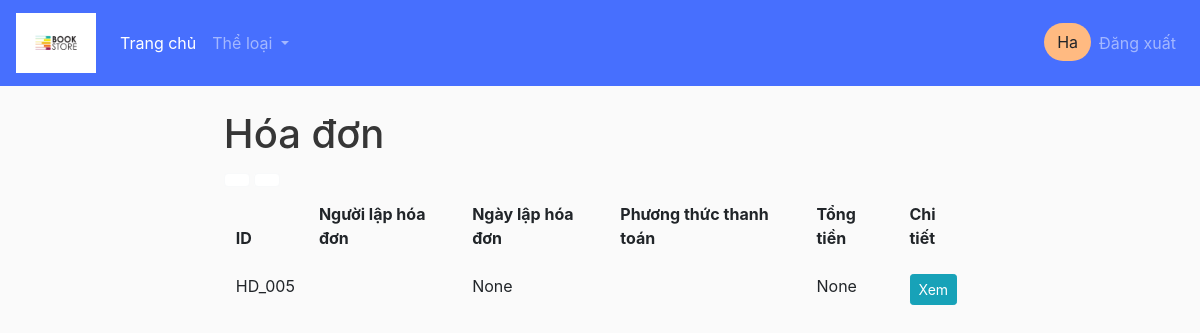
/list_invoice/ (signed in), run on an earlier commit of the app's database.
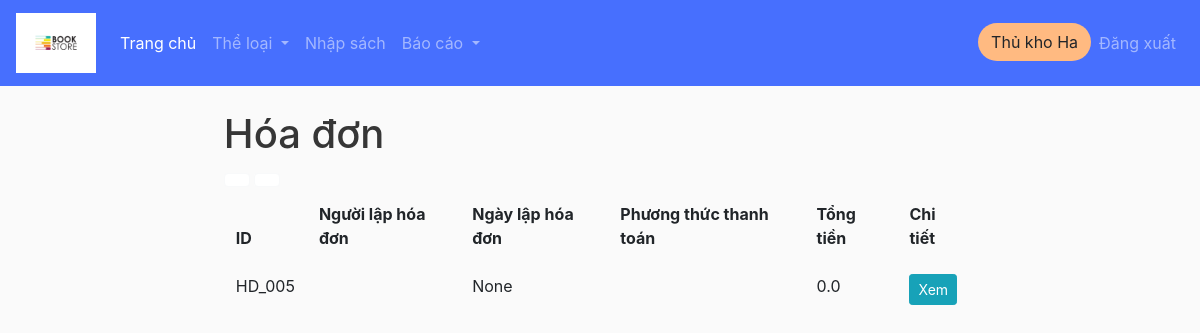
And on a later commit of the database.
### book/models.py (models this page shows, shortened)
class HoaDon(models.Model):
    class Meta:
        verbose_name_plural = 'Hóa đơn'
    pttt = (
            ('Thẻ ngân hàng', 'Thẻ ngân hàng'),
            ('Tiền mặt', 'Tiền mặt'),
            )
    id_HD = models.CharField('Mã hóa đơn', max_length=100, primary_key=True, default= 'HD_', editable=True)
    ngay_lap_HD = models.DateTimeField(null=True)
    tong_tien = models.FloatField(null=True, default=0, editable=True)
    nguoi_lap_HD = models.ForeignKey(Person, verbose_name='Nhân viên', null=True, blank=True, related_name="nhan_vien", on_delete=models.PROTECT)
    khach_hang = models.ForeignKey(Person, verbose_name='Khách hàng', null=True, blank=True, related_name="khach_hang", on_delete=models.PROTECT)
    phuong_thuc_thanh_toan = models.CharField('Phương thức thanh toán', max_length=100, null=False, choices=pttt)
    da_tra = models.FloatField(null=True, default=0, editable=True)
    def __str__(self):
        return self.id_HD

class Person(models.Model):
    class Meta:
        verbose_name_plural = 'Thành viên'
    id = models.CharField(max_length=100, primary_key=True, editable=True)
    ho_ten = models.CharField('Họ tên', max_length=100, null=True)
    ngay_sinh = models.DateField('Ngày sinh', null=True, editable=True)
    so_dien_thoai = models.CharField('Số điện thoại', max_length=13, null=True)
    dia_chi = models.CharField('Địa chỉ', max_length=1000, null=True)
    email = models.CharField('Email', max_length=50, null=True)
    profile_pic = models.ImageField(default="profile1.png", null=True, blank=True)
    user = models.OneToOneField(User, blank=True, null=True, on_delete=models.CASCADE) # a user can have 1 customer, a customer have a user
    @property
    def get_group_name(self):
        query_set = Group.objects.filter(user = self.user)
        if not query_set:
            query_set = ''
        else:
            query_set = query_set[0].name.capitalize()
        return query_set

### book/views.py (the view)
# urls.py: path('list_invoice/', views.listInvoice, name='list_invoice'),
@login_required(login_url='login')
def listInvoice(request):
    user = request.user.person
    invoices = HoaDon.objects.filter(khach_hang__id=user.id)
    print(invoices)
    context = {'invoices': invoices}
    return render(request, 'book/list_invoice.html', context)

### book/templates/book/list_invoice.html (shortened to what this page needs)
{%  extends 'book/main.html' %}
{% block content %}
<link href="https://maxcdn.bootstrapcdn.com/font-awesome/4.7.0/css/font-awesome.min.css" rel="stylesheet" />
<div class="page-content container">
    <div class="page-header text-blue-d2">
        <h1 class="page-title text-secondary-d1">
            Hóa đơn
        </h1>
        <div class="page-tools">
            <div class="action-buttons">
                <a class="btn bg-white btn-light mx-1px text-95" href="#" data-title="Print">
                </a>
                <a class="btn bg-white btn-light mx-1px text-95" href="#" data-title="PDF">
                </a>
            </div>
        </div>
    </div>
<div class="table-responsive">
    <table class="table table-striped table-borderless border-0 border-b-2 brc-default-l1">
        <thead class="bg-none bgc-default-tp1">
            <tr class="text-black">
                <th>ID</th>
                <th>Người lập hóa đơn</th>
                <th>Ngày lập hóa đơn</th>
                <th>Phương thức thanh toán</th>
                <th>Tổng tiền</th>
                <th>Chi tiết</th>
            </tr>
        </thead>
        <tbody class="text-95 text-secondary-d3">
            {% for invoice in invoices %}
            <tr>
                <td>{{invoice.id_HD}}</td>
                <td>{{invoice.nguoi_lap_HD.ho_ten}}</td>
                <td>{{invoice.ngay_lap_HD}}</td>
                <td>{{invoice.phuong_thuc_thanh_toan}}</td>
                <td>{{invoice.tong_tien}}</td>
                <th><a class="btn btn-sm btn-info" href="{% url 'review_invoice' invoice.id_HD %}">Xem</a></th>
            </tr>
            {% endfor %}
        </tbody>
    </table>
</div>
{% endblock content %}

### book/templates/book/navbar.html (shortened to what this page needs)
{% load static %}
<nav class="navbar navbar-expand-sm navbar-dark" style="background-color: rgba(40, 88, 255, 0.85);">
  <a class="navbar-brand" href="{% url 'home' %}">
    <img src="{% static 'images/logons.png' %}" alt="logo" height="60px">
  </a>
  <div class="collapse navbar-collapse" id="navbarSupportedContent">
    <ul class="navbar-nav mr-auto">
      <li class="nav-item active">
        <a class="nav-link" href="{% url 'home' %}">Trang chủ <span class="sr-only">(current)</span></a>
      </li>
      <li class="nav-item dropdown">
        <a class="nav-link dropdown-toggle" href="#" id="navbarDropdown" role="button" data-toggle="dropdown" aria-haspopup="true" aria-expanded="false">
          Thể loại
        </a>
      </li>
      {% if user.is_authenticated %}
        {% if user.person.get_group_name == 'Thủ kho' %}
          <li class="nav-item">
            <a class="nav-link" href="{% url 'book_entry' %}">Nhập sách</a>
          </li>
          <li class="nav-item dropdown">
            <a class="nav-link dropdown-toggle" href="#" id="navbarDropdown" role="button" data-toggle="dropdown" aria-haspopup="true" aria-expanded="false">
              Báo cáo
            </a>
          </li>
        {% elif user.person.get_group_name == 'Khách hàng' %}
          <li class="nav-item">
            <a class="nav-link" href="{% url 'list_invoice' %}">Hóa đơn</a>
          </li>
        {% endif %}
      {% endif %}
    </ul>
    <div class="form-inline my-2 my-lg-0">
      <ul class="navbar-nav">
        {% if user.is_authenticated %}
        <li class="nav-item">
          <a class="btn" style="background-color: #FFBA81; border-radius: 40px;" href="/customer_info/">{{request.user.person.get_group_name}} {{request.user}}</a>
        </li>
        <li class="nav-item">
          <a class="nav-link" href="{% url 'logout' %}">Đăng xuất</a>
        </li>
        {% endif %}
    </ul>
    </div>
  </div>
</nav>

What changed in the data, as far as the page shows it:
changed HoaDon "HD_005": tong_tien "None" → "0.0"
Also different on the page:
{{ request.user.person.get_group_name }}: (not shown) → "Thủ kho"
text now shown: "Nhập sách Báo cáo"
